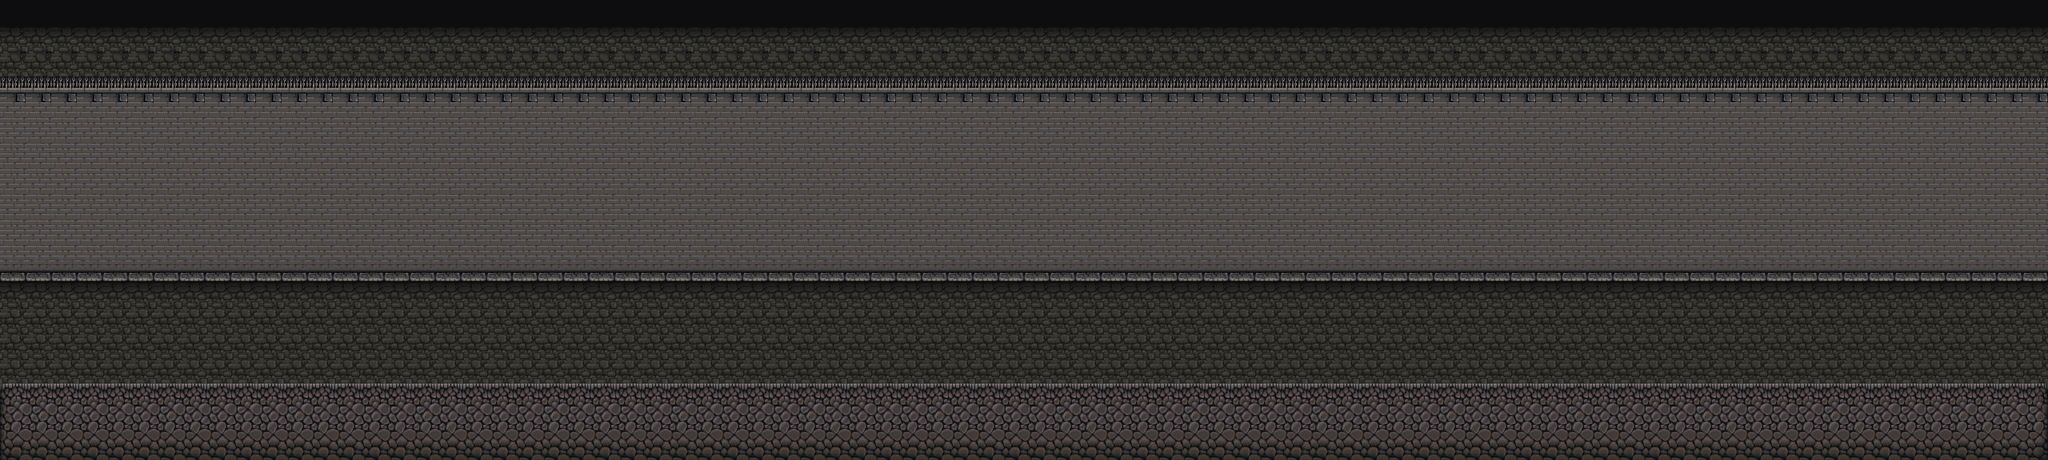

Rendered tile map (Tiled .tmx) drawn with the repository's tilesets; below, a short description and the map source with its tile grids summarised:
An orthogonal 80x18 tile map with 32x32 px tiles, 1 tile layer (Camada de Tiles 1), 2 tilesets.

<map version="1.0" orientation="orthogonal" renderorder="right-down" width="80" height="18" tilewidth="32" tileheight="32" nextobjectid="1">
 <tileset firstgid="1" name="Dungeon" tilewidth="32" tileheight="32" tilecount="90" columns="9">
  <image source="2db3cac388bcc3126be413825ba13f86.jpg" width="288" height="320" />
 </tileset>
 <tileset firstgid="91" name="Castle2" tilewidth="32" tileheight="32" spacing="2" margin="5" tilecount="272" columns="17">
  <image source="tileset_wip___01_by_smilecythe-d4cmmwg.png" width="613" height="563" />
  <terraintypes>
   <terrain name="Novo Terreno" tile="-1" />
   <terrain name="Novo Terreno2" tile="-1" />
   <terrain name="Novo Terreno3" tile="-1" />
   <terrain name="Novo Terreno4" tile="-1" />
  </terraintypes>
  <tile id="19" terrain="2,2,2,2" />
  <tile id="34" terrain="3,3,3,3" />
  <tile id="208" terrain="0,0,0,0" />
  <tile id="221" terrain="1,1,1,1" />
 </tileset>
 <layer name="Camada de Tiles 1" width="80" height="18">
  <data>[1440 cells, 1440 non-empty, 16 distinct tile ids]</data>
 </layer>
</map>
